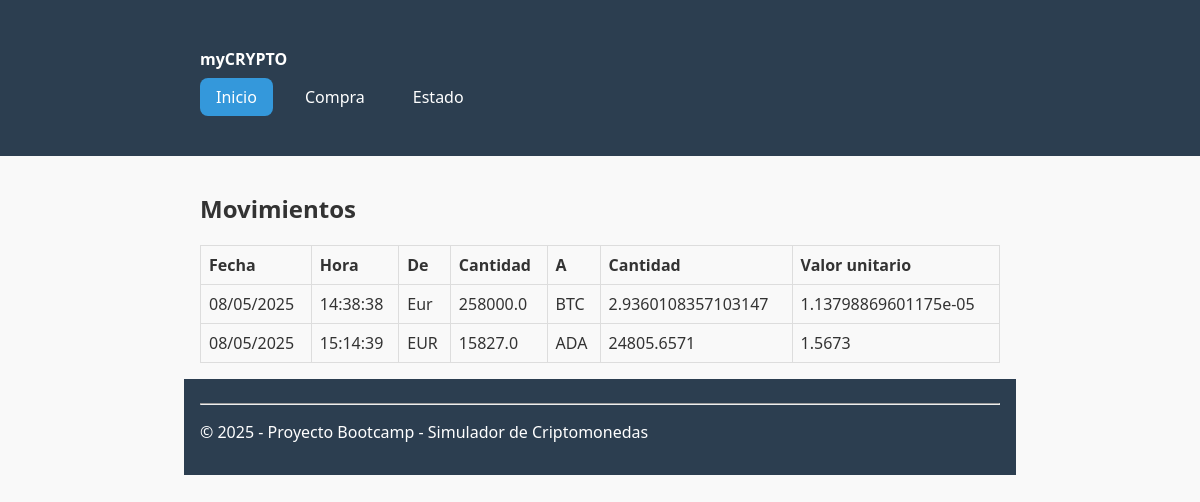
The app's page /, older data.
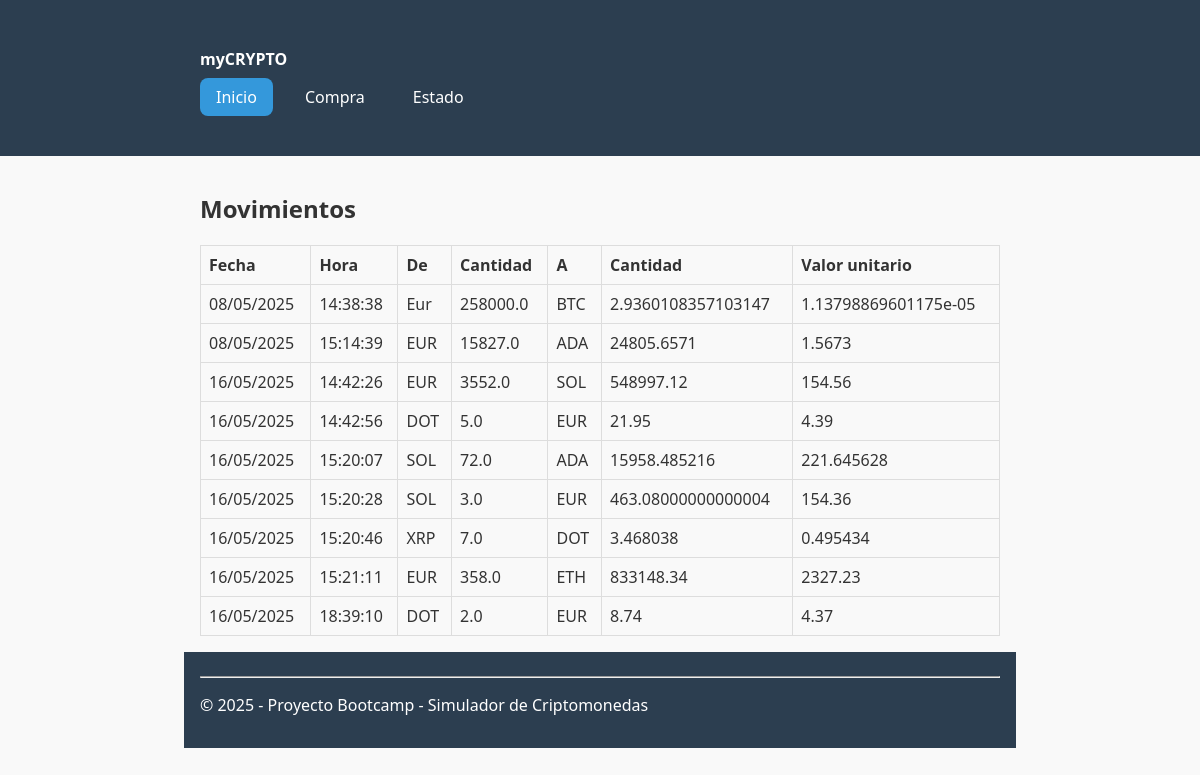
The same page, newer data.
### tables this page shows
CREATE TABLE movimientos (
    id INTEGER PRIMARY KEY AUTOINCREMENT,
    fecha TEXT,
    hora TEXT,
    from_moneda TEXT,
    cantidad_from REAL,
    to_moneda TEXT,
    cantidad_to REAL,
    valor_unitario REAL
);

### app.py (the view)
@app.route('/')
def index():
    conn = sqlite3.connect(db_path)
    cursor = conn.cursor()
    cursor.execute("SELECT * FROM movimientos")
    movimientos = cursor.fetchall()
    conn.close()
    return render_template("index.html", movimientos=movimientos)

### templates/index.html (shortened to what this page needs)
{% extends "base.html" %}
{% block content %}
<h2>Movimientos</h2>
{% if movimientos %}
<table>
    <thead>
        <tr>
            <th>Fecha</th>
            <th>Hora</th>
            <th>De</th>
            <th>Cantidad</th>
            <th>A</th>
            <th>Cantidad</th>
            <th>Valor unitario</th>
        </tr>
    </thead>
    <tbody>
        {% for m in movimientos %}
        <tr>
            <td>{{ m[1] }}</td>
            <td>{{ m[2] }}</td>
            <td>{{ m[3] }}</td>
            <td>{{ m[4] }}</td>
            <td>{{ m[5] }}</td>
            <td>{{ m[6] }}</td>
            <td>{{ m[7] }}</td>
        </tr>
        {% endfor %}
    </tbody>
</table>
{% else %}
<p>SIN MOVIMIENTOS</p>
{% endif %}
{% endblock %}

### templates/base.html (shortened to what this page needs)
<!DOCTYPE html>
<html lang="es">
<head>
    <link rel="stylesheet" href="{{ url_for('static', filename='css/style.css') }}">
</head>
<body>
<header>
    <nav class="container">
        <ul>
            <li><strong>myCRYPTO</strong></li>
        </ul>
        <ul>
            <li>
                <a href="{{ url_for('index') }}"
                   class="{% if request.path == '/' %}secondary{% endif %}"
                   {% if request.path == '/' %}aria-current="page"{% endif %}>
                   Inicio
                </a>
            </li>
            <li>
                <a href="{{ url_for('purchase') }}"
                   class="{% if request.path == '/purchase' %}secondary{% endif %}"
                   {% if request.path == '/purchase' %}aria-current="page"{% endif %}>
                   Compra
                </a>
            </li>
            <li>
                <a href="{{ url_for('status') }}"
                   class="{% if request.path == '/status' %}secondary{% endif %}"
                   {% if request.path == '/status' %}aria-current="page"{% endif %}>
                   Estado
                </a>
            </li>
        </ul>
    </nav>
</header>
<main class="container">
    {% block content %}{% endblock %}
</main>
<footer class="container">
    <hr>
    <p>© 2025 - Proyecto Bootcamp - Simulador de Criptomonedas</p>
</footer>
</body>
</html>

### static/css/style.css (style rules this page uses)
:root { --color-principal: #2c3e50; --color-secundario: #3498db; --color-texto: #333; --fondo: #f9f9f9; --borde: 1px solid #ddd; --radio: 8px; --espaciado: 1rem; --ancho-max: 800px; --fuente: 'Segoe UI', sans-serif; }
body { font-family: var(--fuente); background-color: var(--fondo); color: var(--color-texto); margin: 0; padding: 0; }
.container { max-width: var(--ancho-max); margin: 0 auto; padding: var(--espaciado); }
header, footer { background-color: var(--color-principal); color: white; padding: var(--espaciado); }
nav ul { list-style: none; display: flex; gap: 1rem; padding: 0; }
nav a { text-decoration: none; color: white; padding: 0.5rem 1rem; border-radius: var(--radio); }
nav a[aria-current="page"] { background-color: var(--color-secundario); }
nav a { text-decoration: none; color: white; padding: 0.5rem 1rem; border-radius: var(--radio); transition: background-color 0.3s ease, transform 0.2s ease; }
main { padding: var(--espaciado); }
table { width: 100%; border-collapse: collapse; margin-top: var(--espaciado); }
table th, table td { border: var(--borde); padding: 0.5rem; text-align: left; }

Row changes from the older to the newer data that the page shows:
added movimientos: fecha "16/05/2025", hora "14:42:26", from_moneda "EUR", cantidad_from "3552.0", to_moneda "SOL", cantidad_to "548997.12", valor_unitario "154.56"
added movimientos: fecha "16/05/2025", hora "14:42:56", from_moneda "DOT", cantidad_from "5.0", to_moneda "EUR", cantidad_to "21.95", valor_unitario "4.39"
added movimientos: fecha "16/05/2025", hora "15:20:07", from_moneda "SOL", cantidad_from "72.0", to_moneda "ADA", cantidad_to "15958.485216", valor_unitario "221.645628"
added movimientos: fecha "16/05/2025", hora "15:20:28", from_moneda "SOL", cantidad_from "3.0", to_moneda "EUR", cantidad_to "463.08000000000004", valor_unitario "154.36"
added movimientos: fecha "16/05/2025", hora "15:20:46", from_moneda "XRP", cantidad_from "7.0", to_moneda "DOT", cantidad_to "3.468038", valor_unitario "0.495434"
added movimientos: fecha "16/05/2025", hora "15:21:11", from_moneda "EUR", cantidad_from "358.0", to_moneda "ETH", cantidad_to "833148.34", valor_unitario "2327.23"
added movimientos: fecha "16/05/2025", hora "18:39:10", from_moneda "DOT", cantidad_from "2.0", to_moneda "EUR", cantidad_to "8.74", valor_unitario "4.37"
